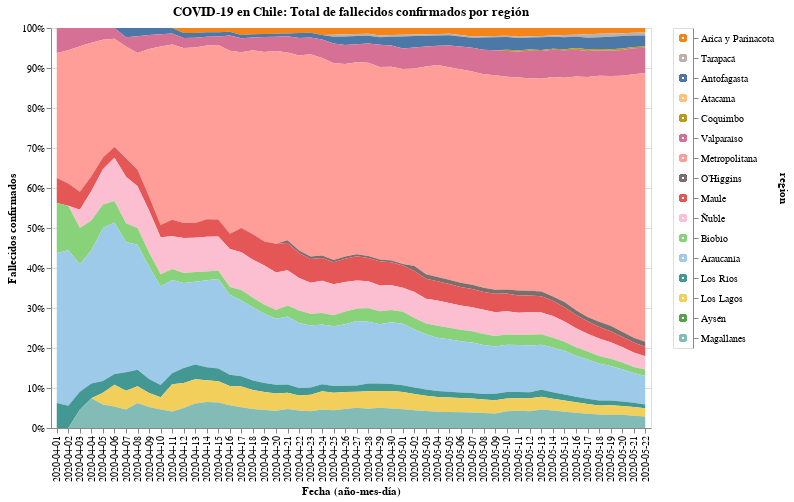

Notebook code cell kept with this figure:
### Code cell
#hide_input
selection2 = alt.selection_multi(fields=['region'], on='mouseover')

color = alt.condition(selection2,
                    alt.Color('region:N', scale=alt.Scale(scheme='tableau20'), legend=None),
                    alt.value('lightgray'))

bars = alt.Chart(new_data.iloc[128:]).mark_area().encode(
    x=alt.X('date:O', axis=alt.Axis(title='Fecha (año-mes-día)')),
    y=alt.Y('fallecidos', axis=alt.Axis(title='Fallecidos confirmados'), stack="normalize"),
    color=color,
    tooltip=['date', 'region', 'fallecidos'],
    order=alt.Order(
    # Sort the segments of the bars by this field
    'codigo region',
    sort='descending'
    )
    ).properties(
    title='COVID-19 en Chile: Total de fallecidos confirmados por región'
).add_selection(
    selection2
)

legend = alt.Chart(new_data).mark_point().encode(
    y=alt.Y('region:N', axis=alt.Axis(orient='right'), sort=regiones),
    color=color
).add_selection(
    selection2
)

bars.properties(width=600, height=400) | legend

### Figure 1 — Vega-Lite specification as saved in the notebook (floating-point values rounded to 4 significant figures; data arrays with more than 128 entries replaced by an {"elided": "..."} marker saying what was removed)
{"config": {"view": {"continuousWidth": 400, "continuousHeight": 300}}, "hconcat": [{"data": {"name": "data-84772520078d8a219a811b70e7be9ed1"}, "mark": "area", "encoding": {"color": {"condition": {"type": "nominal", "field": "region", "legend": null, "scale": {"scheme": "tableau20"}, "selection": "selector006"}, "value": "lightgray"}, "order": {"type": "quantitative", "field": "codigo region", "sort": "descending"}, "tooltip": [{"type": "nominal", "field": "date"}, {"type": "nominal", "field": "region"}, {"type": "quantitative", "field": "fallecidos"}], "x": {"type": "ordinal", "axis": {"title": "Fecha (año-mes-día)"}, "field": "date"}, "y": {"type": "quantitative", "axis": {"title": "Fallecidos confirmados"}, "field": "fallecidos", "stack": "normalize"}}, "height": 400, "selection": {"selector006": {"type": "multi", "fields": ["region"], "on": "mouseover"}}, "title": "COVID-19 en Chile: Total de fallecidos confirmados por región", "width": 600}, {"data": {"name": "data-e8023fcce697baca09b6db8fc7cfd410"}, "mark": "point", "encoding": {"color": {"condition": {"type": "nominal", "field": "region", "legend": null, "scale": {"scheme": "tableau20"}, "selection": "selector006"}, "value": "lightgray"}, "y": {"type": "nominal", "axis": {"orient": "right"}, "field": "region", "sort": ["Arica y Parinacota", "Tarapacá", "Antofagasta", "Atacama", "Coquimbo", "Valparaíso", "Metropolitana", "O’Higgins", "Maule", "Ñuble", "Biobío", "Araucanía", "Los Ríos", "Los Lagos", "Aysén", "Magallanes"]}}, "selection": {"selector006": {"type": "multi", "fields": ["region"], "on": "mouseover"}}}], "$schema": "https://vega.github.io/schema/vega-lite/v4.8.1.json", "datasets": {"data-84772520078d8a219a811b70e7be9ed1": {"elided": "832 records"}, "data-e8023fcce697baca09b6db8fc7cfd410": {"elided": "960 records"}}}
